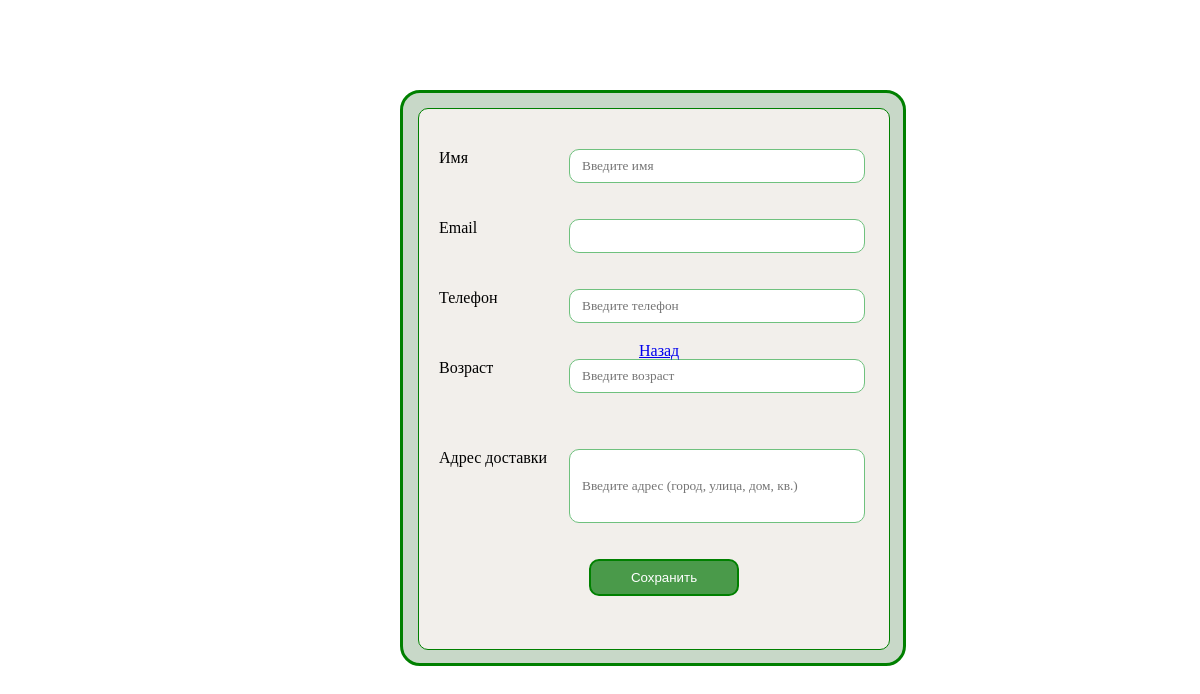
The page /user_profile/Chester1991/save_form_account/ (signed in) on the database as committed earlier.
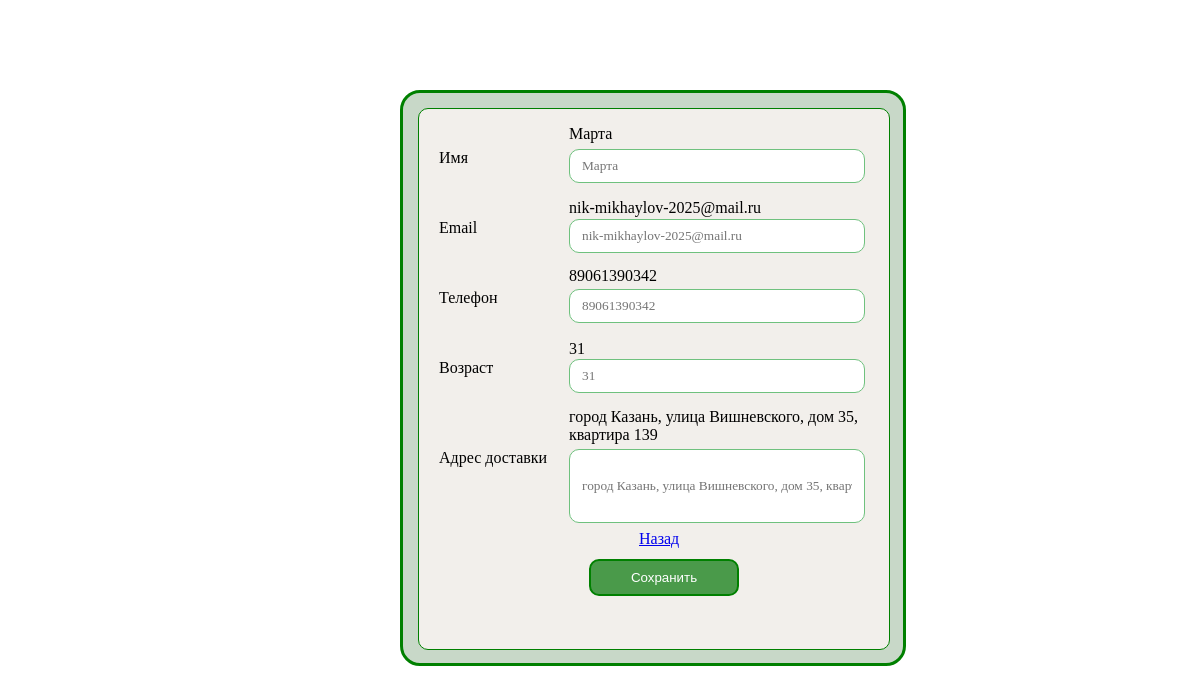
The same page on the database as committed later.
### models.py (models this page shows, shortened)
class User(db.Model, UserMixin):
    id = db.Column(db.Integer, primary_key=True)
    username = db.Column(db.String(20), unique=True, nullable=False)
    password = db.Column(db.String(20), unique=False, nullable=False)
    telephone = db.Column(db.String(20), nullable=True)
    email = db.Column(db.String(30), unique=True, nullable=False)
    name = db.Column(db.String(20), nullable=True)
    age = db.Column(db.Integer, nullable=True)
    telephone = db.Column(db.String(20), nullable=True)
    address = db.Column(db.String(100), nullable=True)
    created_at = db.Column(db.DateTime, default=datetime.now)
    updated_on = db.Column(db.DateTime(), default=datetime.now, onupdate=datetime.now)
    is_active = db.Column(db.Boolean, default=True)

### views.py (the view, shortened to what this page needs)
@app.route('/user_profile/<username>/save_form_account/', methods=['POST', 'GET'])
@login_required
def save_form_account(username):
    user = User.query.filter_by(username=username).first()
    form = UserProfile()
    return render_template('save_form_account.html', form=form, user=user)

### forms.py
class UserProfile(FlaskForm):
    name = StringField('Имя', validators=[DataRequired(), Length(min=2, message='Введите корректное имя')])
    email = StringField('Email', validators=[DataRequired(), Email(), Length(max=50, message='Введите корректный email')])
    telephone = StringField('Телефон', validators=[InputRequired(message='Введите корректный номер'), Length(min=11)])
    age = IntegerField('Возраст', validators=[NumberRange(min=14, max=100)])
    address = StringField('Адрес доставки', validators=[InputRequired(), Length(max=100)])
    submit = SubmitField('Сохранить')

### views.py (called while the page is built)
@login_manager.user_loader
def load_user(user_id):
    return db.session.query(User).get(user_id)

### templates/save_form_account.html (shortened to what this page needs)
<!DOCTYPE html>
<html lang="en">
<head>
    <link type="text/css" href="{{ url_for('static', filename='css/save_form_account.css')}}" rel="stylesheet" />
</head>
<body>
    <div class="wrapper">
        <div class="change_account">
            <form action="" method="post">
                <p>
                    {{ form.name.label(class="form_name_label") }}
                    {% if user.name %}
                        <p id="user_name">{{ user.name }}</p>
                        {{ form.name(class="form_name", placeholder=user.name) }}
                    {% else %}
                        {{ form.name(class="form_name", placeholder='Введите имя') }}
                    {% endif %}
                <p>
                    {{ form.email.label(class="form_email_label") }}
                        <p id="user_email">{{ user.email }}</p>
                    {{ form.email(class="form_email", placeholder=user.email) }}
                <br>
                <p>
                    {{ form.telephone.label(class="form_telephone_label") }}
                    {% if user.telephone %}
                        <p id="user_telephone">{{ user.telephone }}</p>
                        {{ form.telephone(class="form_telephone", placeholder=user.telephone) }}
                    {% else %}
                        {{ form.telephone(class="form_telephone", placeholder='Введите телефон') }}
                    {% endif %}
                <br>
                <p>
                    {{ form.age.label(class="form_age_label") }}
                    {% if user.age %}
                        <p id="user_age">{{ user.age }}</p>
                        {{ form.age(class="form_age", placeholder=user.age) }}
                    {% else %}
                        {{ form.age(class="form_age", placeholder='Введите возраст') }}
                    {% endif %}
                <br>
                <p>
                    {{ form.address.label(class="form_address_label") }}
                    {% if user.address %}
                        {% if user.address|length > 40 %}
                        <p id="user_address">
                            {{ user.address[:40] }}<br>
                            {{ user.address[40:] }}
                        </p>
                        {% else %}
                        <p id="user_address">
                            {{ user.address}}
                        </p>
                        {% endif %}
                        {{ form.address(class="form_address", placeholder=user.address) }}
                    {% else %}
                        {{ form.address(class="form_address", placeholder='Введите адрес (город, улица, дом, кв.)') }}
                    {% endif %}
                {{ form.submit(class="form_submit") }}
            </form>
            <a id="link_save_account" href="{{ url_for('user_profile', username=user.username) }} ">Назад</a><br>
        </div>
    </div>
</body>
</html>

Rows that differ between the two databases and show on the page:
added User: name "Марта", email "nik-mikhaylov-2025@mail.ru", telephone "89061390342", age "31", address "город Казань, улица Вишневского, дом 35,", address "квартира 139"
